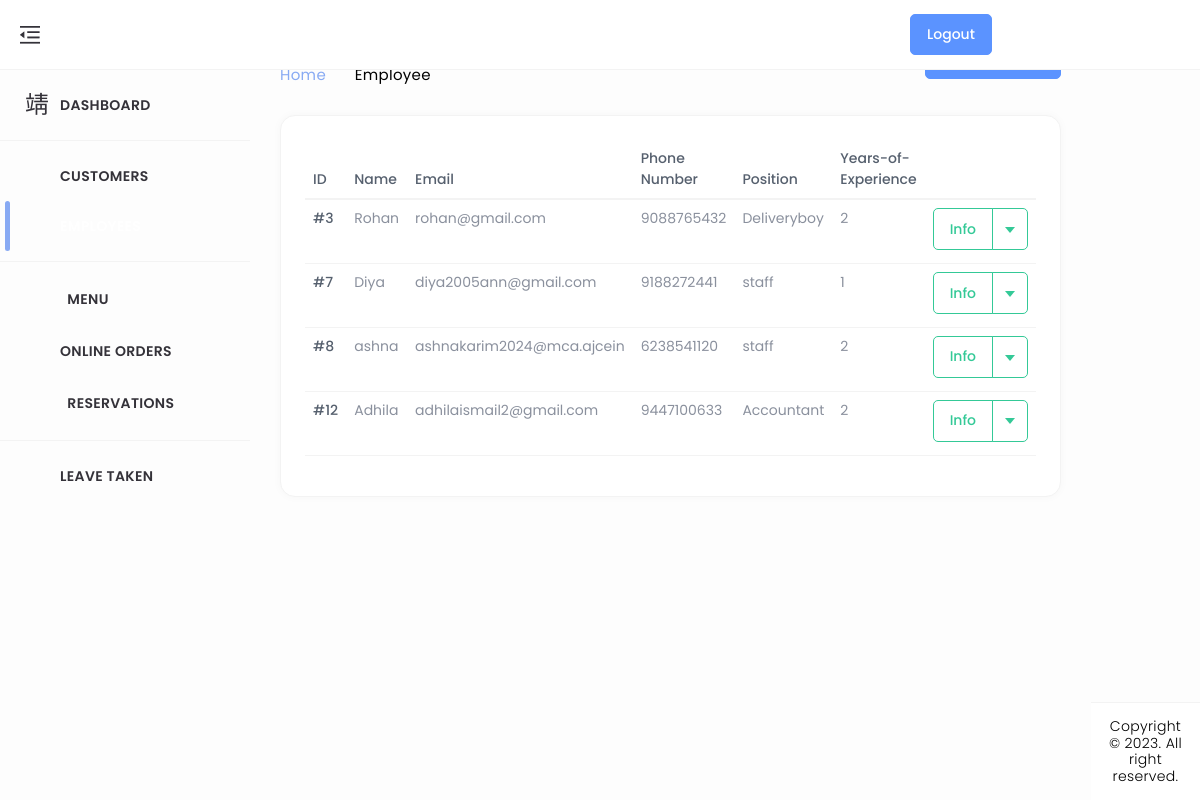
The page /emp_list/ on the database its author committed.
### home/models.py (models this page shows, shortened)
class Employee(models.Model):
    position = models.CharField(max_length=100,editable=False,null=True,default='default')  # Field for the employee's position
    years_of_experience = models.PositiveIntegerField(null=True,default='default')  # Field for years of experience
    user=models.OneToOneField(CustomUser,on_delete=models.CASCADE)
    address = models.TextField(default='',null=True)  # Field for employee's address
    id_proof_number = models.CharField(max_length=100,default='',null=True)  # Field for employee's ID proof number
    education = models.CharField(max_length=100,default='',null=True)  # Field for employee's education
    qualification = models.CharField(max_length=100,default='',null=True)  # Field for employee's qualification
    emergency_name = models.CharField(max_length=100,default='',null=True)  # Field for emergency contact name
    emergency_contact_number = models.CharField(max_length=12,default='',blank=True, null=True)  # Field for emergency contact number
    image = models.ImageField(upload_to='employee_profile/', blank=True, null=True)
    active = models.BooleanField(default=True)

class CustomUser(AbstractUser):
    CUSTOMER = 1
    EMPLOYEE = 2
    ROLE_CHOICE = (
        (CUSTOMER, 'CUSTOMER'),
        (EMPLOYEE, 'EMPLOYEE'),
    )
    username=None
    first_name = None
    last_name = None
    USERNAME_FIELD = 'email'
    name = models.CharField(max_length=50)
    email = models.EmailField(max_length=100, unique=True)
    phone = models.CharField(max_length=12, blank=True)
    password = models.CharField(max_length=128)
    role = models.IntegerField(choices=ROLE_CHOICE, blank=True, null=True,default='1')
    is_admin = models.BooleanField(default=False)
    is_staff = models.BooleanField(default=False)
    is_active = models.BooleanField(default=True)
    is_superadmin = models.BooleanField(default=False)
    REQUIRED_FIELDS = ['name', 'phone']
    objects = UserManager()

### home/views.py (the view)
# urls.py: path('emp_list/',emp_list, name='emp_list'),
def emp_list(request):
    emp_lists = Employee.objects.all()  # Retrieve all menu items from the database
    return render(request,'admin_dashboard/emp-list.html',{'emp_lists':emp_lists})

### templates/admin_dashboard/emp-list.html (shortened to what this page needs)
{% load static %}
<!DOCTYPE html>
<html lang="en" dir="ltr">
<head>
	<link href="../../../../cdn.jsdelivr.net/npm/%40mdi/font%404.4.95/css/materialdesignicons.min.html" rel="stylesheet" />
	<link href="{% static 'assets/css/materialdesignicons.min.css' %}" rel="stylesheet" />
	<link href="{% static 'assets/plugins/simplebar/simplebar.css' %}" rel="stylesheet" />
	<link href="{% static 'assets/plugins/data-tables/datatables.bootstrap5.min.css' %}" rel='stylesheet'>
	<link href="{% static 'assets/plugins/data-tables/responsive.datatables.min.css' %}" rel='stylesheet'>
	<link id="{% static 'style.css' %}" rel="stylesheet" href="{% static 'assets/css/style.css' %}" />
</head>
<body id="body">
	<div class="wrapper">
		<div class="ec-left-sidebar ec-bg-sidebar">
			<div id="sidebar" class="sidebar ec-sidebar-footer">
				<div class="ec-brand">
					<a href="admin_index ">
						<span class="ec-brand-name text-truncate">DineEase</span>
					</a>
				</div>
				<div class="ec-navigation" data-simplebar>
					<ul class="nav sidebar-inner" id="sidebar-menu">
						<li class="">
							<a class="sidenav-item-link" href="{% url 'admin_index' %}">
								<i class="mdi mdi-view-dashboard-outline"></i>
								<span class="nav-text">Dashboard</span>
							</a>
							<hr>
						</li>
						<li class="has-sub">
							<a class="sidenav-item-link" href="{% url 'user_list' %}">
								<i class="mdi mdi-account-multiple-outline"></i>
								<span class="nav-text">Customers</span>
							</a>
						</li>
						<li class="has-sub active">
							<a class="sidenav-item-link" href="{% url 'emp_list' %}" id="Listemp">
								<i class="mdi mdi-account-multiple-outline"></i>
								<span class="nav-text">Employees</span>
							</a>
							<hr>
						</li>
						<li class="has-sub">
							<a class="sidenav-item-link" href="javascript:void(0)">
								<i class="mdi mdi-food mdi-36px"></i>&ensp;
								<span class="nav-text">Menu</span> <b class="caret"></b>
							</a>
						</li>
						<li class="has-sub">
							<a class="sidenav-item-link" href="{% url 'order_list' %}">
								<i class="mdi mdi-cart-outline mdi-34px"></i>
								<span class="nav-text">Online Orders</span>
							</a>
						</li>
						<li class="has-sub">
							<a class="sidenav-item-link" href="{% url 'ad_booking_lists' %}">
								<i class="mdi mdi-food-variant mdi-36px"></i>&ensp;
								<span class="nav-text">Reservations</span>
							</a>
						</li>
						<hr>
						<li class="has-sub">
							<a class="sidenav-item-link" href="{% url 'empLeave_list' %}">
								<i class="mdi mdi-receipt"></i>
								<span class="nav-text">Leave Taken</span>
							</a>
						</li>
					</ul>
				</div>
			</div>
		</div>
		<div class="ec-page-wrapper">
			<header class="ec-main-header" id="header">
				<nav class="navbar navbar-static-top navbar-expand-lg">
					<button id="sidebar-toggler">
						<img src="{% static 'assets/img/icons/clops.png' %}" alt="">
					</button>
					<div class="navbar-right">
						<ul class="nav navbar-nav">
							<form method="post" action="{% url 'admin_login' %}">
								<button type="submit" class="btn btn-primary" style="margin-left: 850px;">Logout</button>
							</form>
				</nav>
			</header>
			<div class="ec-content-wrapper">
				<div class="content">
					<div class="breadcrumb-wrapper d-flex align-items-center justify-content-between">
						<div>
							<h1>All Employees</h1>
							<p class="breadcrumbs"><span><a href="index.html">Home</a></span>
								<span><i class="mdi mdi-chevron-right"></i></span>Employee</p>
						</div>
						<div>
							<a href="{% url 'emp_add' %}" class="btn btn-primary" id="addEmpl"> Add Employee</a>
						</div>
					</div>
					<div class="row">
						<div class="col-12">
							<div class="card card-default">
								<div class="card-body">
									<div class="table-responsive">
										<table id="responsive-data-table" class="table" style="width:100%">
											<thead>
												<tr>
													<th>ID</th>
													<th>Name</th>
													<th>Email</th>
													<th>Phone Number</th>
													<th>Position</th>
													<th>Years-of-Experience</th>
												</tr>
											</thead>
											<tbody>
												{% for list_emp in emp_lists %}
												{% if list_emp.active %}
												<tr>
													<td>#{{list_emp.id }}</td>
													<td>{{ list_emp.user.name }}</td>
													<td>{{ list_emp.user.email }}</td>
													<td>{{ list_emp.user.phone }}</td>
													<td>{{ list_emp.position }}</td>
													<td>{{ list_emp.years_of_experience }}</td>
													<td>
														<div class="btn-group mb-1">
															<button type="button" class="btn btn-outline-success">Info</button>
															<button type="button" class="btn btn-outline-success dropdown-toggle dropdown-toggle-split"
																data-bs-toggle="dropdown" aria-haspopup="true" aria-expanded="false" data-display="static">
															</button>
														</div>
													</td>
												</tr>
												{% endif %}
												{% endfor %}
											</tbody>
										</table>
									</div>
									</div>
								</div>
							</div>
						</div>
					</div>
				</div>
			</div>
			<footer class="footer mt-auto">
				<div class="copyright bg-white">
					<p>
						Copyright © 2023. All right reserved.
					  </p>
				</div>
			</footer>
		</div>
</body>
</html>

### rows shown on the page
Employee: id "3", user.name "Rohan", user.email "rohan@gmail.com", user.phone "9088765432", position "Deliveryboy", years_of_experience "2"
Employee: id "7", user.name "Diya", user.email "diya2005ann@gmail.com", user.phone "9188272441", position "staff", years_of_experience "1"
Employee: id "8", user.name "ashna", user.email "ashnakarim2024@mca.ajcein", user.phone "6238541120", position "staff", years_of_experience "2"
Employee: id "12", user.name "Adhila", user.email "adhilaismail2@gmail.com", user.phone "9447100633", position "Accountant", years_of_experience "2"
